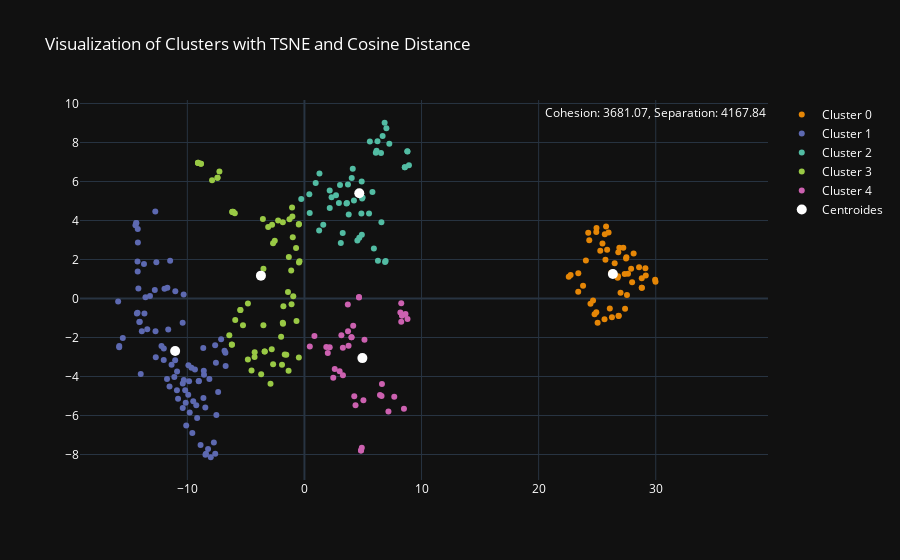

The notebook cell saved with this chart:
### Code cell
pca = PCA(n_components)
principal_components = pca.fit_transform(df_fundamentals_final.select_dtypes(include=['int', 'float64', 'number']))

tsne = TSNE(n_components=2, metric='cosine')
tsne_results = tsne.fit_transform(principal_components)

kmeans = KMeans(n_clusters=5, max_iter=10_000, random_state=19051992)
clusters = kmeans.fit_predict(tsne_results)

df_visualization = pd.DataFrame(tsne_results, columns=['TSNE1', 'TSNE2'])
df_visualization['cluster'] = clusters

labels = kmeans.labels_
centroids = kmeans.cluster_centers_

fig = go.Figure()
for i in range(5):
    cluster_points = df_visualization[df_visualization['cluster'] == i]
    fig.add_trace(go.Scatter(x=cluster_points['TSNE1'], y=cluster_points['TSNE2'], mode='markers', name=f'Cluster {i}', marker=dict(color=px.colors.qualitative.Vivid[i])))
fig.add_trace(go.Scatter(x=centroids[:, 0], y=centroids[:, 1], mode='markers', marker=dict(size=10, color='white'), name='Centroides'))
fig.update_layout(title='Visualization of Clusters with TSNE and Cosine Distance', template='plotly_dark', font=dict(color='white'))

cohesion = calcular_coesao(tsne_results, clusters, centroids)
separation = calcular_separacao(centroids)

fig.add_annotation(x=max(tsne_results[:, 0]), y=max(tsne_results[:, 1]), text=f'Cohesion: {cohesion:.2f}, Separation: {separation:.2f}', showarrow=False, yshift=10)
fig.show()
